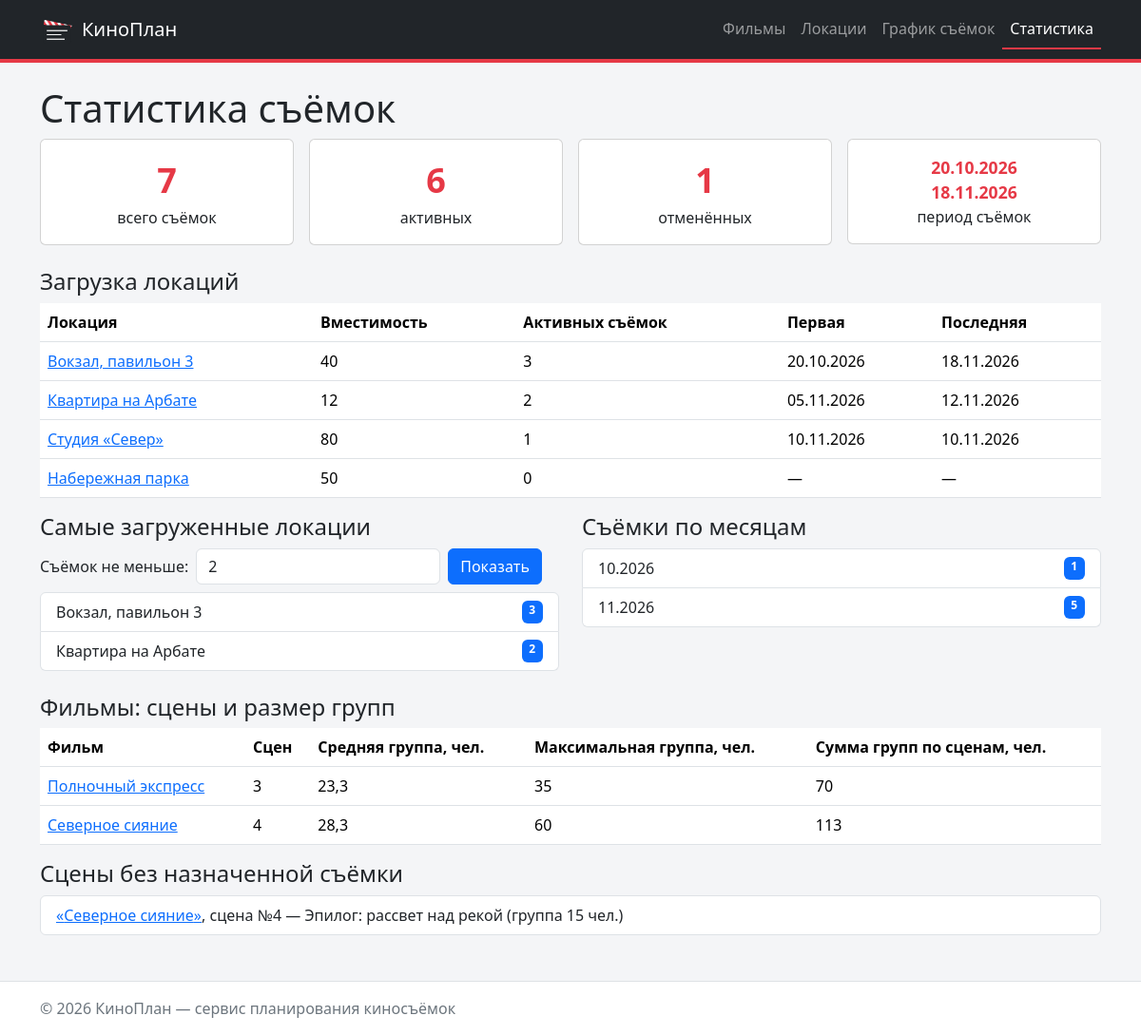
The app's page /shootings/statistics/ with its own data.
### shootings/views.py (the view)
# urls.py: path("statistics/", views.statistics, name="statistics"),
def statistics(request: HttpRequest) -> HttpResponse:
    try:
        min_count = max(int(request.GET.get("min", "")), 1)
    except ValueError:
        min_count = DEFAULT_MIN_SHOOTINGS
    context = {
        "totals": queries.get_shooting_totals(),
        "location_stats": queries.get_location_statistics(),
        "film_stats": queries.get_film_statistics(),
        "busy_locations": queries.get_busy_locations(min_count),
        "min_count": min_count,
        "by_month": queries.get_shootings_by_month(),
        "unscheduled_scenes": queries.get_unscheduled_scenes(),
    }
    return render(request, "shootings/statistics.html", context)

### db/database.py (called while the page is built)
def get_connection(db_path: Optional[str] = None) -> sqlite3.Connection:
    conn = sqlite3.connect(db_path or DB_PATH)
    conn.row_factory = sqlite3.Row
    conn.execute("PRAGMA foreign_keys = ON")
    return conn

def check_database() -> None:
    if not os.path.exists(DB_PATH):
        raise FileNotFoundError(
            f"База данных {DB_PATH} не найдена. "
            "Создайте её командой: python -m db.import_json"
        )

def fetch_all(query: str, params: Sequence = ()) -> List[sqlite3.Row]:
    check_database()
    with closing(get_connection()) as conn:
        return conn.execute(query, params).fetchall()

def fetch_one(query: str, params: Sequence = ()) -> Optional[sqlite3.Row]:
    check_database()
    with closing(get_connection()) as conn:
        return conn.execute(query, params).fetchone()

### db/queries.py (called while the page is built)
def get_shooting_totals():
    return fetch_one("""
        SELECT
            COUNT(*) AS total,
            COUNT(CASE WHEN is_cancelled = 0 THEN 1 END) AS active,
            COUNT(CASE WHEN is_cancelled = 1 THEN 1 END) AS cancelled,
            strftime('%d.%m.%Y', MIN(shooting_date)) AS first_date,
            strftime('%d.%m.%Y', MAX(shooting_date)) AS last_date
        FROM shootings
    """)

def get_location_statistics():
    return fetch_all("""
        SELECT
            locations.id,
            locations.name,
            locations.capacity,
            COUNT(shootings.id) AS shootings_count,
            strftime('%d.%m.%Y', MIN(shootings.shooting_date)) AS first_date,
            strftime('%d.%m.%Y', MAX(shootings.shooting_date))
                AS last_date
        FROM locations
        LEFT JOIN shootings
            ON shootings.location_id = locations.id
           AND shootings.is_cancelled = 0
        GROUP BY locations.id, locations.name, locations.capacity
        ORDER BY shootings_count DESC, locations.name
    """)

def get_film_statistics():
    return fetch_all("""
        SELECT
            films.id,
            films.title,
            COUNT(scenes.id) AS scenes_count,
            ROUND(AVG(scenes.crew_size), 1) AS avg_crew,
            MAX(scenes.crew_size) AS max_crew,
            SUM(scenes.crew_size) AS total_crew
        FROM films
        LEFT JOIN scenes ON scenes.film_id = films.id
        GROUP BY films.id, films.title
        ORDER BY films.title
    """)

### shootings/templates/shootings/statistics.html (shortened to what this page needs)
{% extends "base.html" %}
{% block content %}
    <h1>Статистика съёмок</h1>
    <div class="row g-3 mb-4">
        <div class="col-sm-3">
            <div class="card kp-stat text-center">
                <div class="card-body">
                    <div class="kp-stat-value">{{ totals.total }}</div>
                    всего съёмок
                </div>
            </div>
        </div>
        <div class="col-sm-3">
            <div class="card kp-stat text-center">
                <div class="card-body">
                    <div class="kp-stat-value">{{ totals.active }}</div>
                    активных
                </div>
            </div>
        </div>
        <div class="col-sm-3">
            <div class="card kp-stat text-center">
                <div class="card-body">
                    <div class="kp-stat-value">{{ totals.cancelled }}</div>
                    отменённых
                </div>
            </div>
        </div>
        <div class="col-sm-3">
            <div class="card kp-stat text-center">
                <div class="card-body">
                    <div class="kp-stat-period">
                        {{ totals.first_date|default:"—" }}<br>
                        {{ totals.last_date|default:"—" }}
                    </div>
                    период съёмок
                </div>
            </div>
        </div>
    </div>
    <h2 class="h4">Загрузка локаций</h2>
    <table class="table table-hover">
        <thead>
            <tr>
                <th>Локация</th>
                <th>Вместимость</th>
                <th>Активных съёмок</th>
                <th>Первая</th>
                <th>Последняя</th>
            </tr>
        </thead>
        <tbody>
            {% for item in location_stats %}
                <tr>
                    <td><a href="{% url 'locations:detail' item.id %}">{{ item.name }}</a></td>
                    <td>{{ item.capacity }}</td>
                    <td>{{ item.shootings_count }}</td>
                    <td>{{ item.first_date|default:"—" }}</td>
                    <td>{{ item.last_date|default:"—" }}</td>
                </tr>
            {% empty %}
                <tr><td colspan="5">Данные отсутствуют.</td></tr>
            {% endfor %}
        </tbody>
    </table>
    <div class="row g-4">
        <div class="col-lg-6">
            <h2 class="h4">Самые загруженные локации</h2>
            <form method="get" class="row g-2 align-items-center mb-2">
                <div class="col-auto">
                    <label for="min" class="col-form-label">Съёмок не меньше:</label>
                </div>
                <div class="col-auto">
                    <input type="number" min="1" id="min" name="min" class="form-control" value="{{ min_count }}">
                </div>
                <div class="col-auto">
                    <button type="submit" class="btn btn-primary">Показать</button>
                </div>
            </form>
            <ul class="list-group mb-4">
                {% for item in busy_locations %}
                    <li class="list-group-item d-flex justify-content-between">
                        {{ item.name }}
                        <span class="badge bg-primary">{{ item.shootings_count }}</span>
                    </li>
                {% empty %}
                    <li class="list-group-item">Нет локаций с {{ min_count }} и более активными съёмками.</li>
                {% endfor %}
            </ul>
        </div>
        <div class="col-lg-6">
            <h2 class="h4">Съёмки по месяцам</h2>
            <ul class="list-group mb-4">
                {% for item in by_month %}
                    <li class="list-group-item d-flex justify-content-between">
                        {{ item.month }}
                        <span class="badge bg-primary">{{ item.shootings_count }}</span>
                    </li>
                {% empty %}
                    <li class="list-group-item">Активных съёмок нет.</li>
                {% endfor %}
            </ul>
        </div>
    </div>
    <h2 class="h4">Фильмы: сцены и размер групп</h2>
    <table class="table table-hover">
        <thead>
            <tr>
                <th>Фильм</th>
                <th>Сцен</th>
                <th>Средняя группа, чел.</th>
                <th>Максимальная группа, чел.</th>
                <th>Сумма групп по сценам, чел.</th>
            </tr>
        </thead>
        <tbody>
            {% for item in film_stats %}
                <tr>
                    <td><a href="{% url 'films:detail' item.id %}">{{ item.title }}</a></td>
                    <td>{{ item.scenes_count }}</td>
                    <td>{{ item.avg_crew|default:"—" }}</td>
                    <td>{{ item.max_crew|default:"—" }}</td>
                    <td>{{ item.total_crew|default:"—" }}</td>
                </tr>
            {% empty %}
                <tr><td colspan="5">Данные отсутствуют.</td></tr>
            {% endfor %}
        </tbody>
    </table>
    <h2 class="h4">Сцены без назначенной съёмки</h2>
    <ul class="list-group">
        {% for scene in unscheduled_scenes %}
            <li class="list-group-item">
                <a href="{% url 'films:detail' scene.film_id %}">«{{ scene.film_title }}»</a>,
                сцена №{{ scene.scene_number }} — {{ scene.description }}
                (группа {{ scene.crew_size }} чел.)
            </li>
        {% empty %}
            <li class="list-group-item">Все сцены запланированы.</li>
        {% endfor %}
    </ul>
{% endblock %}

### templates/base.html (shortened to what this page needs)
{% load static %}<!DOCTYPE html>
<html lang="ru">
<head>
    <link
        rel="stylesheet"
        href="https://cdn.jsdelivr.net/npm/bootstrap@5.3.3/dist/css/bootstrap.min.css"
    >
    <link rel="stylesheet" href="{% static 'homepage/css/style.css' %}">
</head>
<body>
    {% include "includes/navigation.html" %}
    <main class="container mb-5">
        {% block content %}
        {% endblock %}
    </main>
    <footer class="kp-footer">
        <div class="container">
            © <span id="current-year"></span> КиноПлан — сервис планирования киносъёмок
        </div>
    </footer>
</body>
</html>

### templates/includes/navigation.html
{% load static %}
<nav class="navbar navbar-expand kp-navbar mb-4" data-bs-theme="dark">
    <div class="container">
        <a class="navbar-brand d-flex align-items-center" href="{% url 'homepage:index' %}">
            <img
                src="{% static 'homepage/img/logo.png' %}"
                alt="КиноПлан"
                class="kp-logo me-2"
            >
            КиноПлан
        </a>
        {% with section=request.resolver_match.app_name page=request.resolver_match.url_name %}
            <div class="navbar-nav">
                <a
                    class="nav-link{% if section == 'films' %} active{% endif %}"
                    href="{% url 'films:list' %}"
                >Фильмы</a>
                <a
                    class="nav-link{% if section == 'locations' %} active{% endif %}"
                    href="{% url 'locations:list' %}"
                >Локации</a>
                <a
                    class="nav-link{% if section == 'shootings' and page != 'statistics' %} active{% endif %}"
                    href="{% url 'shootings:list' %}"
                >График съёмок</a>
                <a
                    class="nav-link{% if page == 'statistics' %} active{% endif %}"
                    href="{% url 'shootings:statistics' %}"
                >Статистика</a>
            </div>
        {% endwith %}
    </div>
</nav>

### homepage/static/homepage/css/style.css (style rules this page uses)
:root { --kp-accent: #e63946; --kp-dark: #212529; --kp-muted-bg: #f4f5f7; }
body { min-height: 100vh; display: flex; flex-direction: column; background-color: var(--kp-muted-bg); }
main { flex: 1; }
.kp-navbar { background-color: var(--kp-dark); border-bottom: 4px solid var(--kp-accent); }
.kp-logo { width: 36px; height: auto; }
.kp-navbar .nav-link.active { color: #fff; border-bottom: 2px solid var(--kp-accent); }
.kp-stat-value { font-size: 2.25rem; font-weight: 700; color: var(--kp-accent); }
.kp-footer { padding: 1rem 0; color: #6c757d; border-top: 1px solid #dee2e6; background-color: #fff; }
.kp-stat-period { font-size: 1.1rem; font-weight: 600; color: var(--kp-accent); }

### records on screen
locations: name "Вокзал, павильон 3", capacity "40", shootings_count "3", first_date "20.10.2026", last_date "18.11.2026"
locations: name "Квартира на Арбате", capacity "12", shootings_count "2", first_date "05.11.2026", last_date "12.11.2026"
locations: name "Студия «Север»", capacity "80", shootings_count "1", first_date "10.11.2026", last_date "10.11.2026"
locations: name "Набережная парка", capacity "50", shootings_count "0", first_date "—", last_date "—"
films: title "Полночный экспресс", scenes_count "3", avg_crew "23,3", max_crew "35", total_crew "70"
films: title "Северное сияние", scenes_count "4", avg_crew "28,3", max_crew "60", total_crew "113"
scenes: film_title "Северное сияние", scene_number "4", description "Эпилог: рассвет над рекой", crew_size "15"

### other values on screen
{{ totals.total }} "7"
{{ totals.active }} "6"
{{ totals.cancelled }} "1"
{{ totals.first_date|default:"—" }} "20.10.2026"
{{ totals.last_date|default:"—" }} "18.11.2026"
{{ item.month }} "10.2026" "11.2026"
{{ item.shootings_count }} "1" "5"
